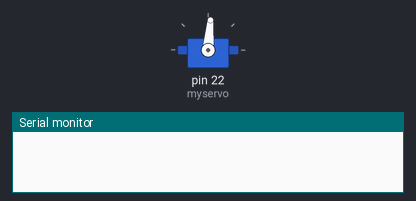
The sketch below on a simulated Arduino Mega 2560, built with avr-gcc and run on an emulated ATmega2560. Shown: servo, the last lines printed to the serial monitor.

Above: at 0.05 s.
At 2.75 s:
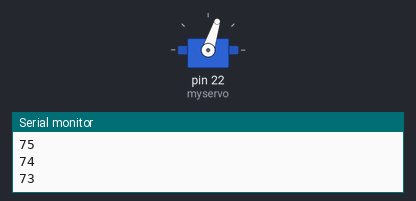
At 5.5 s:
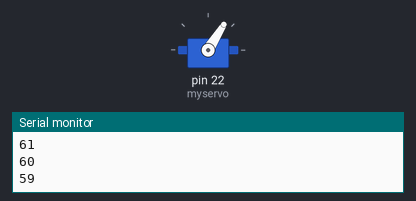
At 11.0 s:
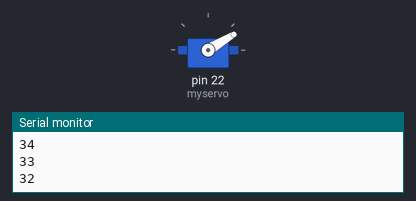
Timing chart, 0 to 14.3 s (numbered marks = the images above):
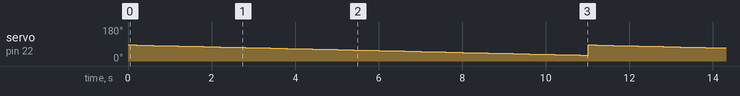

Measured:
- by itself, servo on pin 22 (myservo): ramps from 85° to 31° and jumps back, once every 11.0 s

The sketch:

servo.ino
```cpp
#include <Servo.h>

Servo myservo; // create servo object to control a servo


void setup()
{
    Serial.begin(115200);
    myservo.attach(22); // attaches the servo on pin 9 to the servo object
}

void loop()
{
    for (int i = 85; i > 30; i--){
        myservo.write(i);
        delay(200); // waits for the servo to get there
        Serial.println(i);
    }
}
```
